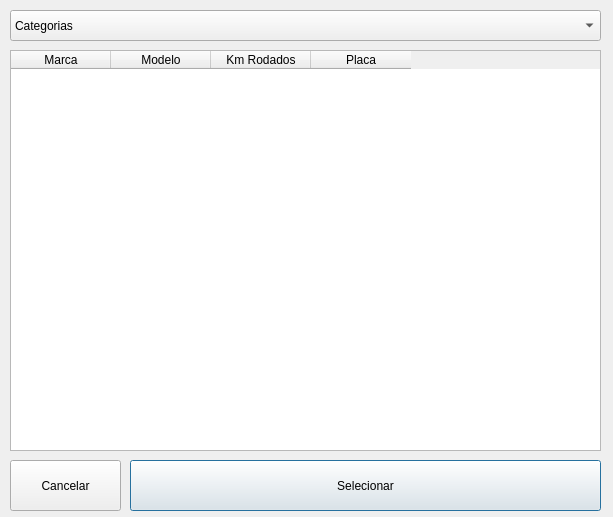
<?xml version="1.0" encoding="UTF-8"?>
<ui version="4.0">
 <class>ListarCarros</class>
 <widget class="QDialog" name="ListarCarros">
  <property name="geometry">
   <rect>
    <x>0</x>
    <y>0</y>
    <width>613</width>
    <height>517</height>
   </rect>
  </property>
  <property name="windowTitle">
   <string>Carros</string>
  </property>
  <widget class="QComboBox" name="comboBoxCategorias">
   <property name="geometry">
    <rect>
     <x>10</x>
     <y>10</y>
     <width>591</width>
     <height>31</height>
    </rect>
   </property>
   <item>
    <property name="text">
     <string>Categorias</string>
    </property>
   </item>
  </widget>
  <widget class="QTableWidget" name="tableWidget">
   <property name="geometry">
    <rect>
     <x>10</x>
     <y>50</y>
     <width>591</width>
     <height>401</height>
    </rect>
   </property>
   <property name="textElideMode">
    <enum>Qt::ElideMiddle</enum>
   </property>
   <property name="sortingEnabled">
    <bool>true</bool>
   </property>
   <attribute name="verticalHeaderVisible">
    <bool>false</bool>
   </attribute>
   <attribute name="verticalHeaderHighlightSections">
    <bool>false</bool>
   </attribute>
   <column>
    <property name="text">
     <string>Marca</string>
    </property>
   </column>
   <column>
    <property name="text">
     <string>Modelo</string>
    </property>
   </column>
   <column>
    <property name="text">
     <string>Km Rodados</string>
    </property>
   </column>
   <column>
    <property name="text">
     <string>Placa</string>
    </property>
   </column>
  </widget>
  <widget class="QPushButton" name="pushButtonSelecionar">
   <property name="geometry">
    <rect>
     <x>130</x>
     <y>460</y>
     <width>471</width>
     <height>51</height>
    </rect>
   </property>
   <property name="text">
    <string>Selecionar</string>
   </property>
  </widget>
  <widget class="QPushButton" name="pushButton">
   <property name="geometry">
    <rect>
     <x>10</x>
     <y>460</y>
     <width>111</width>
     <height>51</height>
    </rect>
   </property>
   <property name="text">
    <string>Cancelar</string>
   </property>
  </widget>
 </widget>
 <resources/>
 <connections/>
</ui>
